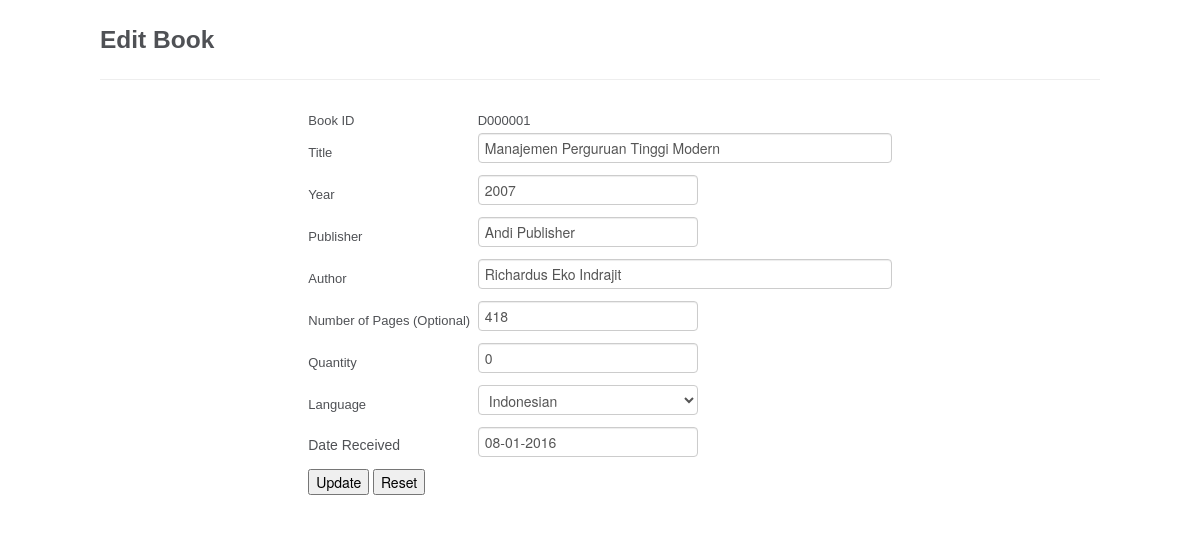
Screenshot of /app/admin_book_edit.php?book_id=D000001 (signed in) with the database file from the repository.
### tables this page shows
CREATE TABLE IF NOT EXISTS `book` (
  `book_id` varchar(30) NOT NULL,
  `title` varchar(100) NOT NULL,
  `year` varchar(30) NOT NULL,
  `publisher` varchar(30) NOT NULL,
  `author` varchar(100) NOT NULL,
  `nop` varchar(30) NOT NULL,
  `quantity` int(100) NOT NULL,
  `language` varchar(30) NOT NULL,
  `date_received` varchar(30) NOT NULL
);

### app/admin_book_edit.php (the view, shortened to what this page needs)
<?php
$id = $_GET['book_id'];
$query = mysql_query("select * from book where book_id='$id'") or die(mysql_error());
$data = mysql_fetch_array($query);
?>
<?php
$base_url = 'http://'.$_SERVER['HTTP_HOST'].'/lms/';
?>
<!DOCTYPE html>
<html lang="en">
<head>
	<link href="<?php echo $base_url;?>asset/css/bootstrap.min.css" rel="stylesheet">
	<link href="<?php echo $base_url;?>asset/css/bootstrap-responsive.min.css" rel="stylesheet">
	<link href="<?php echo $base_url;?>asset/css/style.css" rel="stylesheet">
    <link href="<?php echo $base_url;?>asset/css/datepicker2.css" rel="stylesheet">
</head>
<body>
<div id="wrapper">
<div class="page-header"><h3> Edit Book </h3></div>
</div>
<div id="wrapper">
	<div class="container-fluid">
		<div class="row-fluid">
			<div class="span12">
<fieldset style="width: 100%; margin: auto;">
<form action="admin_book_edit_action.php" method="post">
	<table align="center">
		<tr>
			<td>Book ID</td><td>&nbsp;</td><td><?php echo $id; ?> </td>
		</tr>
		<tr>
            <td>Title</td><td>&nbsp;</td>
            <td><input type="text" name="title" required="required" style="width: 400px;" value="<?php echo $data['title']; ?>"/></td>
        </tr>
        <tr>
            <td>Year</td><td>&nbsp;</td>
            <td><input type="text" name="year" required="required" value="<?php echo $data['year']; ?>"/></td>
        </tr>
		<tr>
            <td>Publisher</td><td>&nbsp;</td>
            <td><input type="text" name="publisher" required="required" value="<?php echo $data['publisher']; ?>"/></td>
        </tr>
		<tr>
            <td>Author</td><td>&nbsp;</td>
            <td><input type="text" name="author" required="required" style="width: 400px;" value="<?php echo $data['author']; ?>"/></td>
        </tr>
		<tr>
            <td>Number of Pages (Optional)</td><td>&nbsp;</td>
            <td><input type="number" name="nop" value="<?php echo $data['nop']; ?>"/></td>
        </tr>
		<tr>
            <td>Quantity</td><td>&nbsp;</td>
            <td><input type="number" name="quantity" required="required" value="<?php echo $data['quantity']; ?>"/></td>
        </tr>
		<tr>
            <td>Language</td><td>&nbsp;</td>
			<td>
			<select type="text" name="language" required="required" value="<?php echo $data['language']; ?>"/>
			<option value = "Indonesian" <?php echo ($data['language'] == 'Indonesian' ? 'selected' : '' )?>>Indonesian</option>
			</td>
        </tr>
		<tr>
		<td><label class="control-label"> Date Received </label></td><td>&nbsp;</td>
        <td><input type="text" id="datepicker" name="date_received" class="input" value="<?php echo $data['date_received']; ?>"/></td>
        </tr>
        <tr>
            <td><input type="submit" value="Update" />
			<input type="reset" value="Reset" onclick="return confirm('Reset form?')"></td>
        </tr>
	</table>
</form>
</fieldset>
			</div>
		</div>
	</div>
</div>
</body>
</html>

### asset/css/style.css (style rules this page uses)
body { background-color: #fff; margin: 40px; font: 13px/20px normal Helvetica, Arial, sans-serif; color: #4F5155; }
td { white-space:inherit; }

### app/admin_book_edit.php (style rules this page uses)
html, body { height: 100%; width: 100%; padding: 0; margin: 0; }
#wrapper { width: 1000px; margin: auto; background-color:rgba(255,255,255,0.9); border-radius: 50px; }

### rows the page displays
book: title "Manajemen Perguruan Tinggi Modern", year "2007", publisher "Andi Publisher", author "Richardus Eko Indrajit", nop "418", quantity "0", language "Indonesian", date_received "08-01-2016"

### other values shown
$id "D000001"
